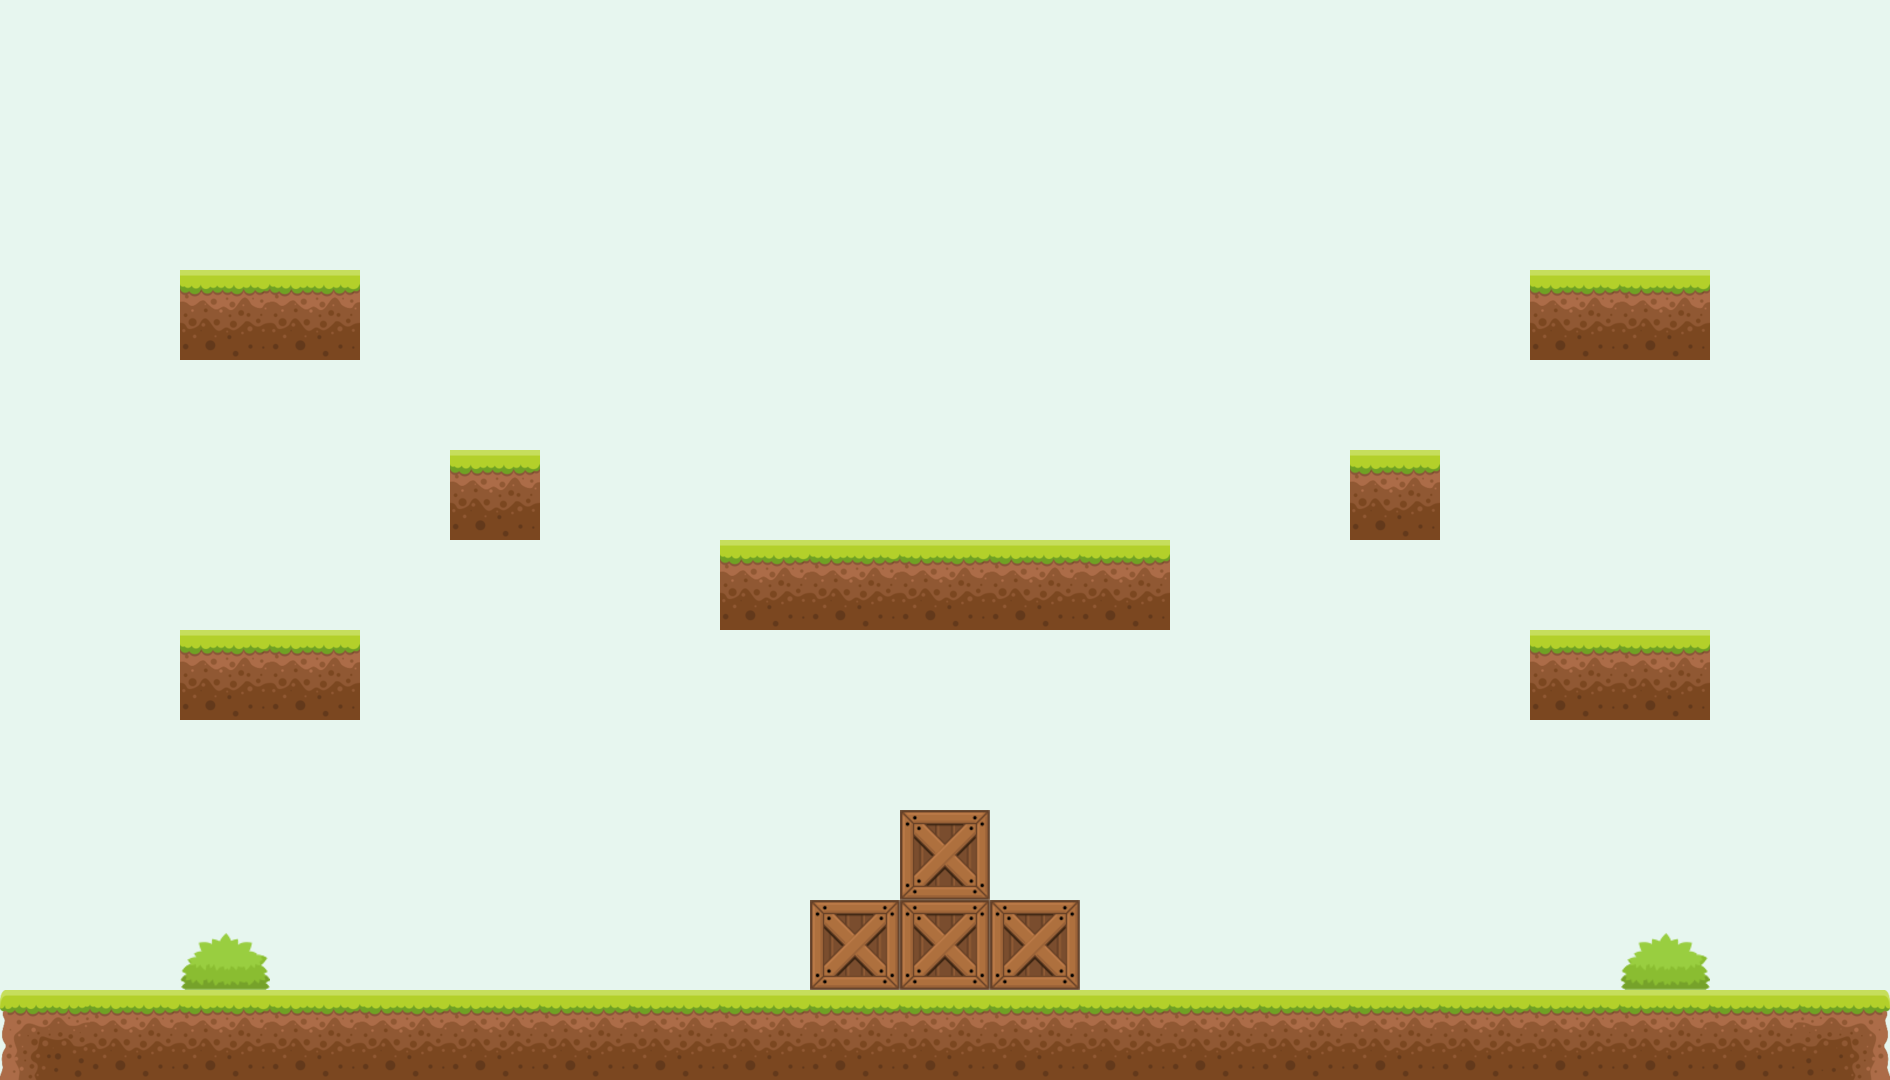

Below is a game level as drawn by its tile map, then a one-line description and the .tmx that defines it (tile-layer data replaced by summaries):
An orthogonal 21x12 tile map with 90x90 px tiles, 1 tile layer (Tile Layer 1), 6 tilesets and 14 objects (mainPlayer).

<map version="1.2" tiledversion="1.2.2" orientation="orthogonal" renderorder="right-down" width="21" height="12" tilewidth="90" tileheight="90" infinite="0" backgroundcolor="#e7f6ef" nextlayerid="6" nextobjectid="27">
 <tileset firstgid="1" source="1.tsx" />
 <tileset firstgid="2" source="2.tsx" />
 <tileset firstgid="3" source="3.tsx" />
 <tileset firstgid="4" source="18.tsx" />
 <tileset firstgid="5" source="Crate.tsx" />
 <tileset firstgid="6" source="Bush-3.tsx" />
 <layer id="1" name="Tile Layer 1" width="21" height="12">
  <data>[252 cells, 42 non-empty, 5 distinct tile ids]</data>
 </layer>
 <objectgroup id="2" name="collision">
  <object id="1" x="-2.51319" y="987.434" width="1892" height="90" />
  <object id="13" x="178.437" y="630.812" width="180" height="90" />
  <object id="15" x="177.525" y="269.276" width="180" height="90" />
  <object id="16" x="448" y="448" width="90" height="90" />
  <object id="17" x="720" y="538.667" width="450" height="90" />
  <object id="18" x="1529.33" y="630.667" width="180" height="90" />
  <object id="19" x="1530" y="269.667" width="180" height="90" />
  <object id="20" x="899" y="809.667" width="90" height="90" />
  <object id="21" x="808" y="900" width="270" height="90" />
  <object id="22" x="1349.91" y="444.333" width="90" height="90" />
  <object id="24" x="-7.38614" y="-92.5248" width="1892" height="90" />
  <object id="25" x="1983.51" y="-558.149" width="1892" height="90" rotation="89.634" />
  <object id="26" x="-3.42574" y="-373.713" width="1892" height="90" rotation="89.634" />
 </objectgroup>
 <objectgroup id="3" name="mainPlayer">
  <object id="23" name="mainPlayer" x="104" y="939" width="32" height="32">
   <properties>
    <property name="frameheight" value="32" />
    <property name="framewidth" value="32" />
    <property name="image" value="gripe_run_right" />
   </properties>
  </object>
 </objectgroup>
</map>
